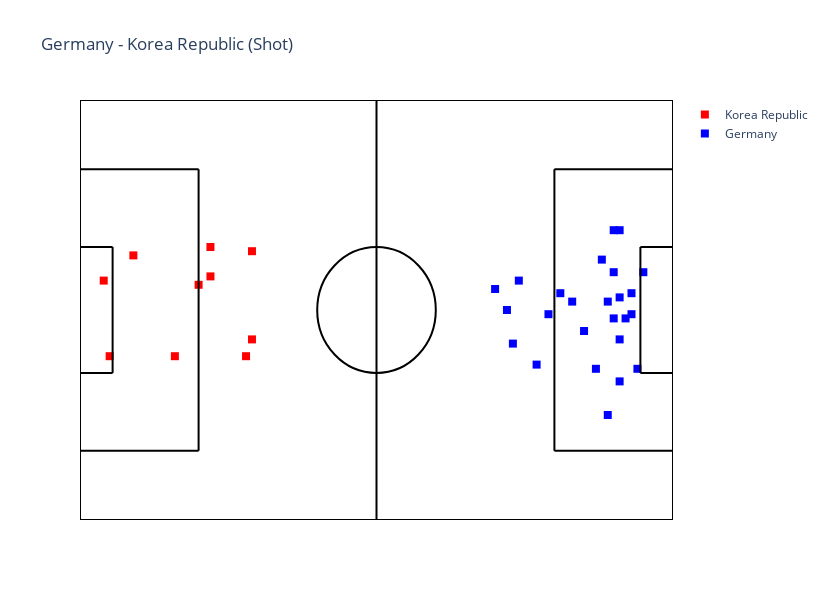

Source (notebook cell):
### Code cell
group_dict = {'Korea Republic': 'red', 'Germany': 'blue'}
plot_events(match_events, 'team_name', group_dict, event_type='Shot', rotate_team2_events=True)

### Figure 1 — Plotly figure (JSON) as saved in the notebook; plotly's stock layout.template omitted (floating-point values rounded to 4 significant figures)
{"data": [{"marker": {"color": "red", "size": 8, "symbol": "square"}, "mode": "markers", "name": "Korea Republic", "text": ["Shot by Yong Lee, 1H 19:04", "Shot by Son Heung-Min, 1H 24:02", "Shot by Son Heung-Min, 1H 47:49", "Shot by Woo-Young Jung, 2H 00:31", "Shot by Son Heung-Min, 2H 17:04", "Shot by Son Heung-Min, 2H 32:43", "Shot by Woo-Young Jung, 2H 43:09", "Shot by Jae-Sung Lee, 2H 44:06", "Shot by Young-Gwon Kim, 2H 46:07", "Shot by Son Heung-Min, 2H 50:51"], "type": "scatter", "x": [30.16, 9.36, 22.88, 29.12, 22.88, 16.64, 30.16, 20.8, 4.16, 5.2], "y": [43.52, 42.84, 44.2, 26.52, 39.44, 26.52, 29.24, 38.08, 38.76, 26.52]}, {"marker": {"color": "blue", "size": 8, "symbol": "square"}, "mode": "markers", "name": "Germany", "text": ["Shot by S. Khedira, 1H 13:45", "Shot by M. Reus, 1H 32:07", "Shot by T. Werner, 1H 38:08", "Shot by M. Hummels, 1H 38:45", "Shot by M. Özil, 1H 46:03", "Shot by L. Goretzka, 2H 02:00", "Shot by T. Kroos, 2H 03:43", "Shot by T. Werner, 2H 05:32", "Shot by J. Kimmich, 2H 08:10", "Shot by S. Khedira, 2H 08:12", "Shot by T. Kroos, 2H 15:49", "Shot by T. Werner, 2H 18:36", "Shot by M. Gómez, 2H 22:33", "Shot by T. Kroos, 2H 24:06", "Shot by T. Müller, 2H 36:46", "Shot by M. Reus, 2H 37:43", "Shot by J. Brandt, 2H 38:51", "Shot by T. Kroos, 2H 38:54", "Shot by M. Hummels, 2H 41:25", "Shot by T. Kroos, 2H 42:39", "Shot by M. Hummels, 2H 49:26", "Shot by T. Müller, 2H 52:27", "Shot by J. Brandt, 2H 52:38", "Shot by M. Hummels, 2H 53:06", "Shot by M. Hummels, 2H 53:39"], "type": "scatter", "x": [93.6, 82.16, 94.64, 98.8, 92.56, 95.68, 72.8, 92.56, 90.48, 75.92, 91.52, 94.64, 94.64, 74.88, 94.64, 80.08, 93.6, 76.96, 96.72, 86.32, 97.76, 84.24, 88.4, 93.6, 96.72], "y": [32.64, 33.32, 22.44, 40.12, 17, 32.64, 37.4, 35.36, 24.48, 28.56, 42.16, 46.92, 36.04, 34, 29.24, 25.16, 46.92, 38.76, 33.32, 35.36, 24.48, 36.72, 30.6, 40.12, 36.72]}], "layout": {"autosize": false, "height": 600, "hovermode": "closest", "plot_bgcolor": "rgb(255, 255, 255)", "shapes": [{"line": {"color": "black"}, "type": "circle", "x0": 41.6, "x1": 62.4, "xref": "x", "y0": 23.8, "y1": 44.2, "yref": "y"}, {"line": {"color": "black"}, "type": "line", "x0": 0, "x1": 20.8, "xref": "x", "y0": 11.22, "y1": 11.22, "yref": "y"}, {"line": {"color": "black"}, "type": "line", "x0": 20.8, "x1": 20.8, "xref": "x", "y0": 11.22, "y1": 56.78, "yref": "y"}, {"line": {"color": "black"}, "type": "line", "x0": 20.8, "x1": 0, "xref": "x", "y0": 56.78, "y1": 56.78, "yref": "y"}, {"line": {"color": "black"}, "type": "line", "x0": 104, "x1": 83.2, "xref": "x", "y0": 11.22, "y1": 11.22, "yref": "y"}, {"line": {"color": "black"}, "type": "line", "x0": 83.2, "x1": 83.2, "xref": "x", "y0": 11.22, "y1": 56.78, "yref": "y"}, {"line": {"color": "black"}, "type": "line", "x0": 83.2, "x1": 104, "xref": "x", "y0": 56.78, "y1": 56.78, "yref": "y"}, {"line": {"color": "black"}, "type": "line", "x0": 0, "x1": 5.72, "xref": "x", "y0": 23.8, "y1": 23.8, "yref": "y"}, {"line": {"color": "black"}, "type": "line", "x0": 5.72, "x1": 5.72, "xref": "x", "y0": 23.8, "y1": 44.2, "yref": "y"}, {"line": {"color": "black"}, "type": "line", "x0": 5.72, "x1": 0, "xref": "x", "y0": 44.2, "y1": 44.2, "yref": "y"}, {"line": {"color": "black"}, "type": "line", "x0": 104, "x1": 98.28, "xref": "x", "y0": 23.8, "y1": 23.8, "yref": "y"}, {"line": {"color": "black"}, "type": "line", "x0": 98.28, "x1": 98.28, "xref": "x", "y0": 23.8, "y1": 44.2, "yref": "y"}, {"line": {"color": "black"}, "type": "line", "x0": 98.28, "x1": 104, "xref": "x", "y0": 44.2, "y1": 44.2, "yref": "y"}, {"line": {"color": "black"}, "type": "line", "x0": 52, "x1": 52, "xref": "x", "y0": 68, "y1": 0, "yref": "y"}, {"line": {"color": "black"}, "type": "line", "x0": 0, "x1": 0, "xref": "x", "y0": 0, "y1": 68, "yref": "y"}, {"line": {"color": "black"}, "type": "line", "x0": 104, "x1": 104, "xref": "x", "y0": 0, "y1": 68, "yref": "y"}, {"line": {"color": "black"}, "type": "line", "x0": 0, "x1": 104, "xref": "x", "y0": 68, "y1": 68, "yref": "y"}, {"line": {"color": "black"}, "type": "line", "x0": 0, "x1": 104, "xref": "x", "y0": 0, "y1": 0, "yref": "y"}], "title": {"text": "Germany - Korea Republic (Shot)"}, "width": 825, "xaxis": {"range": [0, 104], "showgrid": false, "showticklabels": false}, "yaxis": {"range": [0, 68], "showgrid": false, "showticklabels": false}}}
